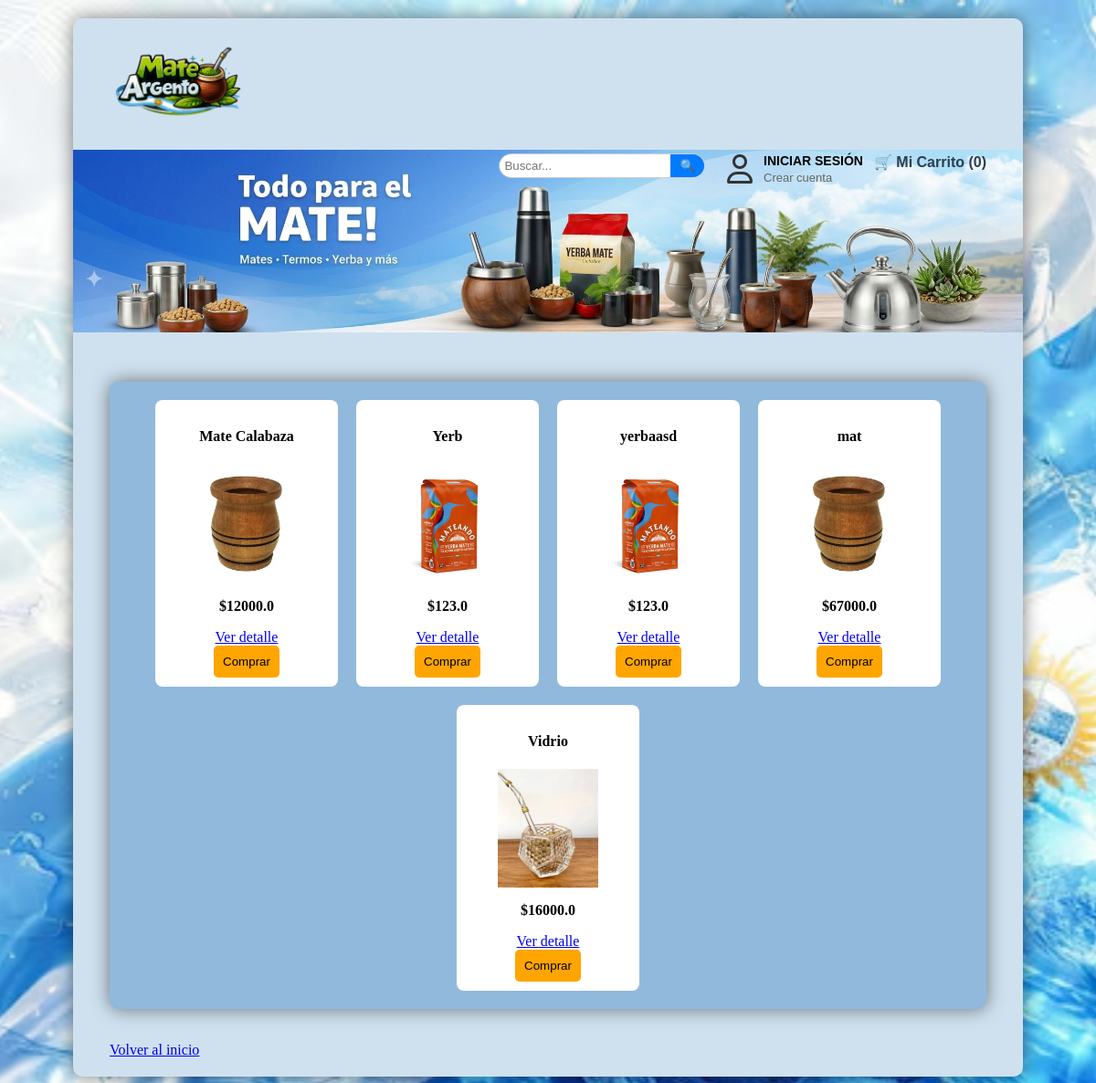
Page /seccion/Mates on the earlier database version.
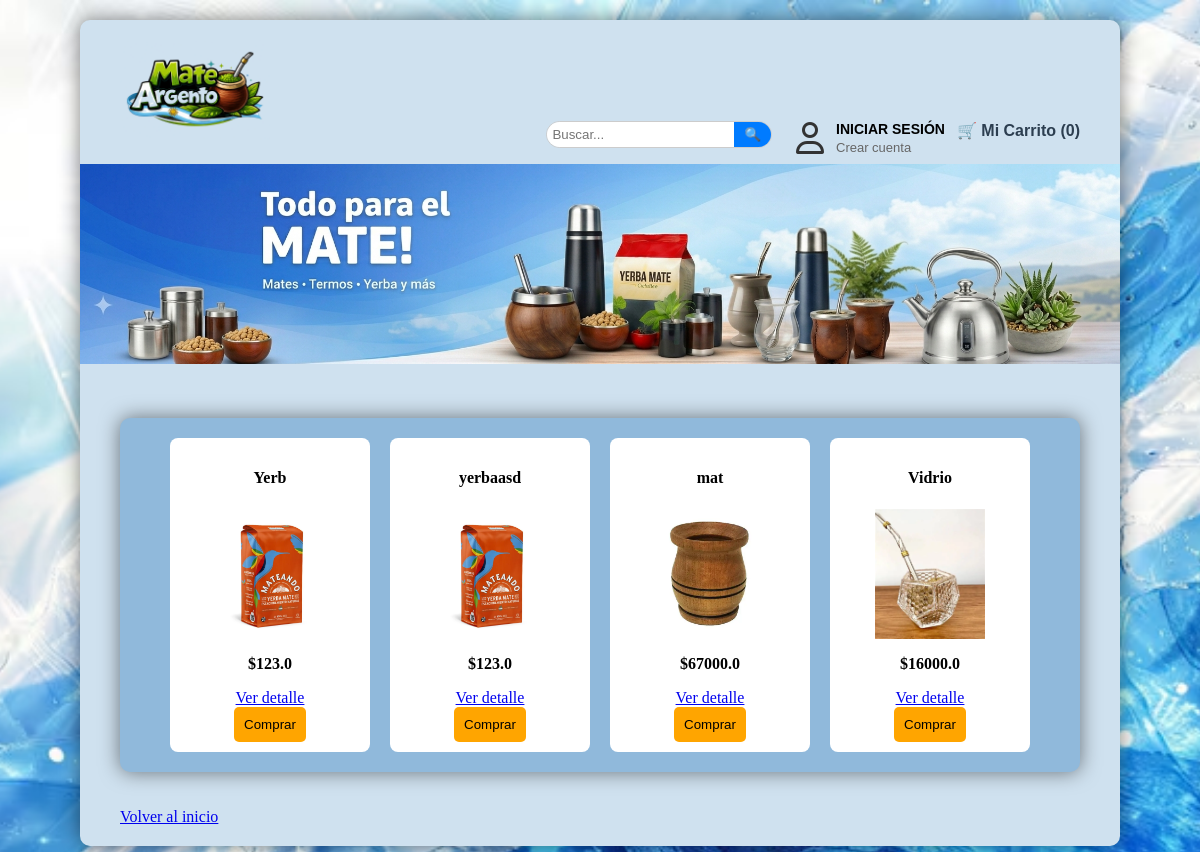
Same page on the later database version.
### app.py (models this page shows)
class Producto(db.Model):
    id = db.Column(db.Integer, primary_key=True)
    nombre = db.Column(db.String(100), nullable=False)
    categoria = db.Column(db.String(50))
    precio = db.Column(db.Float, nullable=False) # Float para números con decimales
    descripcion = db.Column(db.Text)
    imagen = db.Column(db.String(100)) # Aquí guardamos el nombre del archivo (ej: "mate.jpg")

### app.py (the view)
@app.route('/seccion/<categoria_nom>')
def ver_seccion(categoria_nom):
    productos_filtrados = Producto.query.filter_by(categoria=categoria_nom).all()
    return render_template('productos.html', productos=productos_filtrados, titulo=categoria_nom)

### templates/productos.html (shortened to what this page needs)
<!DOCTYPE html>
<html>
<head>
    <link rel="stylesheet" href="{{ url_for('static', filename='estilos.css') }}">
</head>
<body>
<div class="contenedor">
    {% include 'base.html' %}
    <div class="contenedor-padre2">
        {% for p in productos %}
            <div class="tarjeta">
                <h4>{{ p.nombre }}</h4>
                <img src="{{ url_for('static', filename='img/' + p.imagen) }}" style="width: 200px;">
                <p><b>${{ p.precio }}</b></p>
                <a href="/detalle/{{ p.id }}">Ver detalle</a>
                <form action="/agregar_al_carrito/{{ p.id }}" method="GET">
                    <button type="submit" style="cursor: pointer; padding: 10px; background-color: orange; border: none; border-radius: 5px;">
                        Comprar
                    </button>
                </form>
            </div>
        {% else %}
            <p>No hay productos en esta categoría todavía.</p>
        {% endfor %}
    </div>
    <a href="/">Volver al inicio</a>
</body>
</html>

Differences in the rows shown:
removed Producto: nombre "Mate Calabaza", imagen (picture), precio "12000.0"
